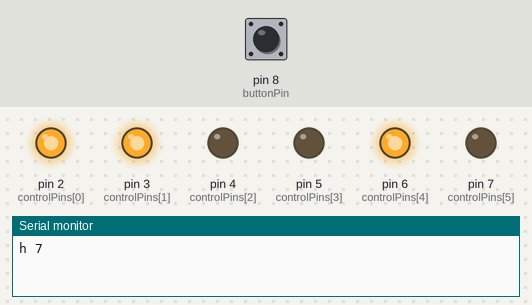
Bench run of a sketch on a simulated Arduino Uno, built with avr-gcc and run on an emulated ATmega328P. Shown: output pins drawn as LEDs (lit = HIGH), the last lines printed to the serial monitor. The test bench sets the inputs (shaded band); at power-on: pin 8 (buttonPin) HIGH.

Above: at 0.5 s.
At 1.5 s:
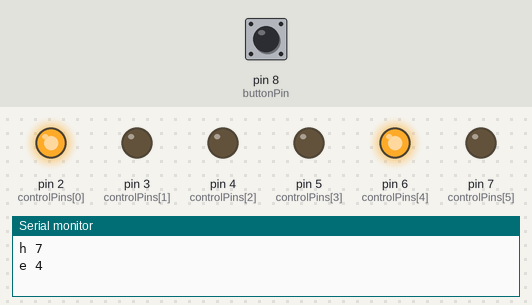
At 3.0 s:
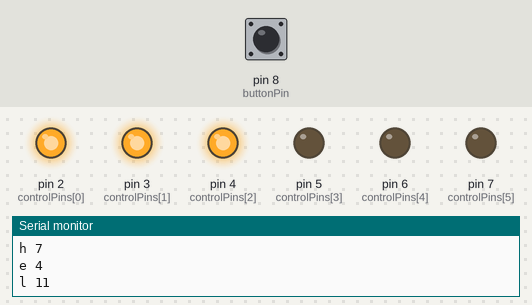
At 4.5 s:
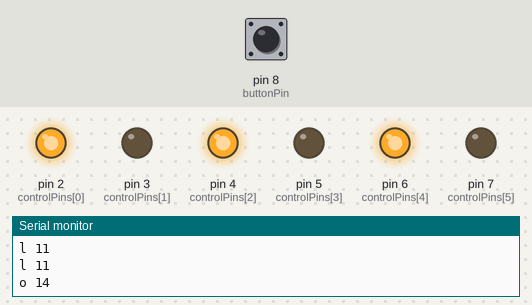
Timing chart, 0 to 5.8 s (numbered marks = the images above):
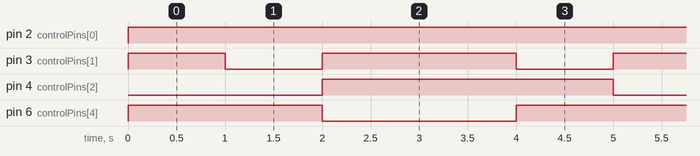

Measured:
- by itself, pin 2 (controlPins[0]): LOW → HIGH at 0.00 s
- by itself, pin 3 (controlPins[1]): repeats every 5.0 s: LOW 1.0 s, HIGH 2.0 s, LOW 1.0 s, HIGH 1.0 s
- by itself, pin 4 (controlPins[2]): alternates HIGH for 3.0 s and LOW for 2.0 s
- by itself, pin 6 (controlPins[4]): repeats every 5.0 s: LOW 2.0 s, HIGH 3.0 s

The sketch:

refreshable_braille_display.ino
```cpp
/*

The objective of this program is to take a string and represent it
using the braille display one letter at a time.

The braille alphabet uses characters with six dots
in three rows and two columns. the dots are labeled 1-6
as follows:

  1  4
  2  5
  3  6

*/

// store the code for each letter a-z in a 2D array
int braille[26][6] = {
  {1,0,0,0,0,0},  // a (first bump is raised, others are lowered)
  {1,1,0,0,0,0},  // b (first and second bumps are raised)
  {1,0,0,1,0,0},  // c (and so on...)
  {1,0,0,1,1,0},  // d
  {1,0,0,0,1,0},  // e
  {1,1,0,1,0,0},  // f
  {1,1,0,1,1,0},  // g
  {1,1,0,0,1,0},  // h
  {0,1,0,1,0,0},  // i
  {0,1,0,1,1,0},  // j
  {1,0,1,0,0,0},  // k
  {1,1,1,0,0,0},  // l
  {1,0,1,1,0,0},  // m
  {1,0,1,1,1,0},  // n
  {1,0,1,0,1,0},  // o
  {1,1,1,1,0,0},  // p
  {1,1,1,1,1,0},  // q
  {1,1,1,0,1,0},  // r
  {0,1,1,1,0,0},  // s
  {0,1,1,1,1,0},  // t
  {1,0,1,0,0,1},  // u
  {1,1,1,0,0,1},  // v
  {0,1,0,1,1,1},  // w
  {1,0,1,1,0,1},  // x
  {1,0,1,1,1,1},  // y
  {1,0,1,0,1,1},  // z
};

// array of the Arduino pins used to control the solenoids
int controlPins[6] = {2,3,4,5,6,7};

// pin for the button
int buttonPin = 8;

// array for the alphabet
char alphabet[] = "abcdefghijklmnopqrstuvwxyz";

// string to convert to braille
String text = "hello";

// variable for getting the individual letter of the text[] array
char letter;

// variable for finding the index of letter in alphabet
int index;

// length of the text[] array (I this adds one because of the weird zero padding thing?)
int length = text.length();

void setup(){ // setup code that only runs once
  // initialize serial communication (allows printing to serial monitor)
  Serial.begin(9600);
  // set control pins as outputs
  for(int i=0; i<=5; i++){
    pinMode(controlPins[i],OUTPUT);
  }
  // set button pin as input
  pinMode(buttonPin,INPUT);

}

void loop(){  // code that loops forever

  // loop through each letter of text input
  for(int i=0; i<length; i++){
    letter = text[i]; // get i'th letter of text
    // find index of this letter in the alphabet
    for(int j = 0; j<=26; j++){
      if(letter == alphabet[j]){
        index = j;
      }
    }
    // print the letter and its index to make sure this is correct
    Serial.print(letter);
    Serial.print(" ");
    Serial.println(index);

    // get the corresponding row [index] from the braille array
    // and iterate through the columns [k] to set the corresponding pins
    for(int k = 0; k<=5; k++){
      digitalWrite(controlPins[k],braille[index][k]);
    }
    // wait for button press before showing the next letter
    while(digitalRead(buttonPin) == LOW){};
    delay(1000);
  }
}
```
